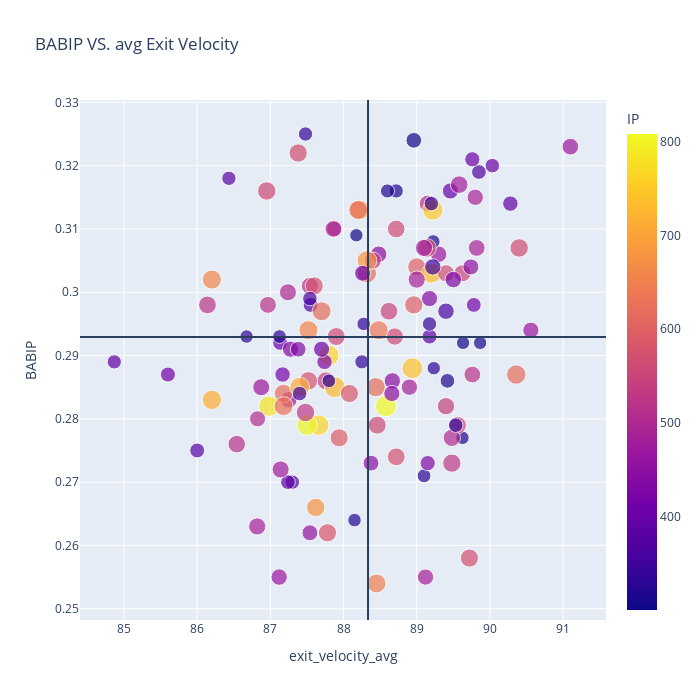

This figure's notebook cell:
### Code cell
fig = px.scatter(fg_sav, x="exit_velocity_avg", y="BABIP",
                 size = 'pitch_count',color ="IP",
                 hover_name="Name", log_x=False, size_max=15, width=700, height=700,
                 title = "BABIP VS. avg Exit Velocity")
fig.add_hline(y=mu)
fig.add_vline(x = np.mean(fg_sav['exit_velocity_avg']))
fig.show()

### Figure 1 — Plotly figure (JSON) as saved in the notebook; plotly's stock layout.template omitted (floating-point values rounded to 4 significant figures; data arrays with more than 128 entries replaced by an {"elided": "..."} marker saying what was removed)
{"data": [{"hovertemplate": "<b>%{hovertext}</b><br><br>exit_velocity_avg=%{x}<br>BABIP=%{y}<br>pitch_count=%{marker.size}<br>IP=%{marker.color}<extra></extra>", "hovertext": {"elided": "132 str values"}, "legendgroup": "", "marker": {"color": {"elided": "132 float values"}, "coloraxis": "coloraxis", "size": {"elided": "132 int values"}, "sizemode": "area", "sizeref": 58.24, "symbol": "circle"}, "mode": "markers", "name": "", "orientation": "v", "showlegend": false, "type": "scatter", "x": {"elided": "132 float values"}, "xaxis": "x", "y": {"elided": "132 float values"}, "yaxis": "y"}], "layout": {"coloraxis": {"colorbar": {"title": {"text": "IP"}}, "colorscale": [[0, "#0d0887"], [0.1111, "#46039f"], [0.2222, "#7201a8"], [0.3333, "#9c179e"], [0.4444, "#bd3786"], [0.5556, "#d8576b"], [0.6667, "#ed7953"], [0.7778, "#fb9f3a"], [0.8889, "#fdca26"], [1, "#f0f921"]]}, "height": 700, "legend": {"itemsizing": "constant", "tracegroupgap": 0}, "shapes": [{"type": "line", "x0": 0, "x1": 1, "xref": "x domain", "y0": 0.2929, "y1": 0.2929, "yref": "y"}, {"type": "line", "x0": 88.33, "x1": 88.33, "xref": "x", "y0": 0, "y1": 1, "yref": "y domain"}], "title": {"text": "BABIP VS. avg Exit Velocity"}, "width": 700, "xaxis": {"anchor": "y", "domain": [0, 1], "title": {"text": "exit_velocity_avg"}}, "yaxis": {"anchor": "x", "domain": [0, 1], "title": {"text": "BABIP"}}}}
